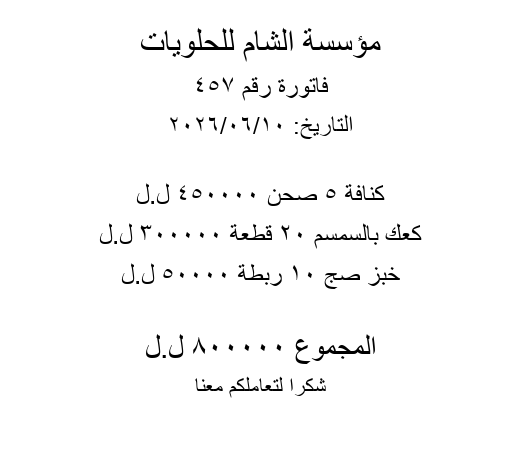
#> input picture backend/receipt_test.png, 520 x 460 px
$ python -i preprocess.py   (imports and definitions only)
#> lines starting #> are read from the running program, lines starting #| are printed output that depends on the picture; after the words box and inside, x2 and y2 are one past the last pixel; in counts of white or black regions, pixels touching at a corner belong together
#> further down, picture is the input picture: shape (460, 520); min 0, max 255, mean 249.2
"""Bill image preprocessing (Phase 5, Task 5.6) — OpenCV pipeline.

A raw phone photo of a paper bill OCRs poorly: it is skewed, noisy, and unevenly lit
(ROADMAP pitfall). `preprocess` cleans it up before OCR — grayscale, adaptive contrast
(CLAHE), denoise, and deskew — so the OCR engine (Task 5.5, Google Cloud Vision /
Gemini) reads sharper text. It is a pure function `bytes -> bytes` so it is trivially
testable on a fixture and has no I/O.

Built on OpenCV (cv2) + numpy. The deskew uses a projection-profile angle search (the
classic technique — the rotation that maximizes the variance of the row-sum profile is
the one that lines the text rows up horizontally), which is enough for the small skews a
phone photo has. CLAHE (contrast-limited adaptive histogram equalization) evens out the
uneven lighting and faint thermal-printer ink better than a single global stretch.
"""

import cv2
import numpy as np

from app.infra.logging import get_logger

# [1 line that did not run here, left out]

# Deskew search bounds. Phone photos are roughly upright; only small skews need
# correcting. A coarse pass over [-LIMIT, +LIMIT] in COARSE_STEP degrees finds the
# neighbourhood, then a fine pass refines it — cheap and robust.
_DESKEW_LIMIT_DEG = 10.0
_DESKEW_COARSE_STEP = 1.0
_DESKEW_FINE_STEP = 0.2
# Below this estimated skew we leave the image alone — rotating by a fraction of a
# degree only blurs it.
_DESKEW_MIN_APPLY_DEG = 0.4
# The skew search runs on a downscaled copy — the angle is a global property, so full
# resolution only adds cost without accuracy.
_SKEW_SEARCH_MAX_DIM = 600


def _rotate(image: np.ndarray, angle: float, *, border_value: int) -> np.ndarray:
    """Rotate `image` about its centre by `angle` degrees (CCW), keeping the same size.

    Used by the skew search, where the canvas size is irrelevant and the corners that
    rotate out of frame are filled with `border_value` (0 = paper-as-background here).
    """
    h, w = image.shape[:2]
    matrix = cv2.getRotationMatrix2D((w / 2.0, h / 2.0), angle, 1.0)
    return cv2.warpAffine(
        image,
        matrix,
        (w, h),
        flags=cv2.INTER_LINEAR,
        borderMode=cv2.BORDER_CONSTANT,
        borderValue=border_value,
    )


# [21 lines left out: function _rotate_expand, not called in this run]


def _score_angle(binary: np.ndarray, angle: float) -> float:
    """Variance of the horizontal projection profile after rotating by `angle`.

    When text rows are horizontal, each row is either mostly ink or mostly paper, so the
    row sums vary a lot (high variance). A skewed image smears ink across rows and
    flattens the profile (low variance). So the best deskew angle MAXIMIZES this score.
    """
    rotated = _rotate(binary, angle, border_value=0)
    row_sums = rotated.astype(np.float64).sum(axis=1)
    return float(np.var(row_sums))


def _estimate_skew(gray: np.ndarray) -> float:
    """Estimate the skew angle (degrees) via a coarse-then-fine projection search.

    `gray` is a single-channel uint8 array. Operates on a downscaled, Otsu-thresholded
    copy so the search is fast and driven by text shape rather than pixel noise. Returns
    the angle to rotate BY to level the text (0.0 when no meaningful skew is found).
    """
    h, w = gray.shape[:2]
#> h = 460; w = 520
    scale = _SKEW_SEARCH_MAX_DIM / float(max(h, w))
#> scale = 1.15
    if scale < 1.0:
        small = cv2.resize(
            gray, (max(1, int(w * scale)), max(1, int(h * scale))), interpolation=cv2.INTER_AREA
        )
    else:
        small = gray
    # Otsu threshold to ink/paper: text (dark) -> 255, background -> 0.
    _, binary = cv2.threshold(small, 0, 255, cv2.THRESH_BINARY_INV + cv2.THRESH_OTSU)
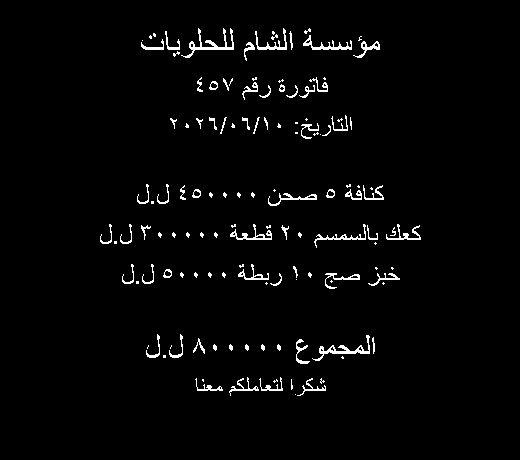
#> binary: shape (460, 520); 2.4% white in thin lines or dots, all inside (x1, y1, x2, y2) = (100, 28, 421, 396)

    best_angle, best_score = 0.0, _score_angle(binary, 0.0)
#> in _score_angle, `row_sums = rotated.astype(np.float64).sum(axis=1)`: row_sums = 460 values, max 45645 at index 47, min 0 at index 0, mean 3190.3
#> best_angle = 0; best_score = 37036960.1
    coarse = np.arange(
        -_DESKEW_LIMIT_DEG, _DESKEW_LIMIT_DEG + _DESKEW_COARSE_STEP, _DESKEW_COARSE_STEP
    )
    for angle in coarse:
        score = _score_angle(binary, float(angle))
        if score > best_score:
            best_angle, best_score = float(angle), score
#> this loop made 21 passes
#> score on passes 1 to 12: 7868331.1, 8178093.4, 8623590.5, 9639991.9, 11109055.4, 13005542.3, 15627726.7, 19234043.8, 24002870.9, 30586161.9, 37036960.1, 30555130.7
#> pass 1, in _score_angle (call 2), `rotated = _rotate(binary, angle, border_value=0)`:
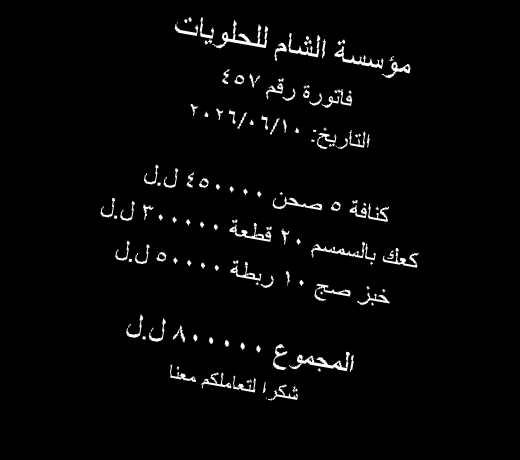
#> rotated: shape (460, 520); min 0, max 255, mean 6.1
#> pass 2, in _score_angle (call 3), `rotated = _rotate(binary, angle, border_value=0)`:
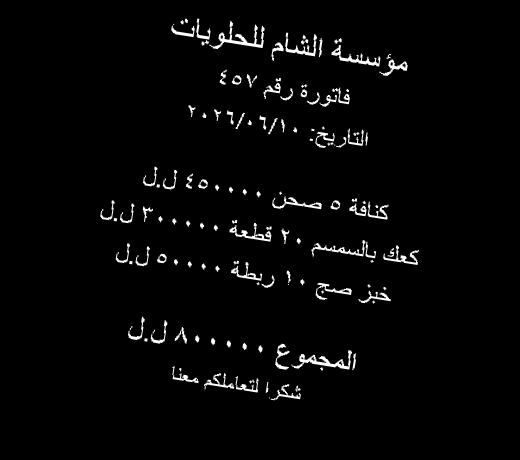
#> rotated: shape (460, 520); min 0, max 255, mean 6.1
#> pass 3, in _score_angle (call 4), `rotated = _rotate(binary, angle, border_value=0)`:
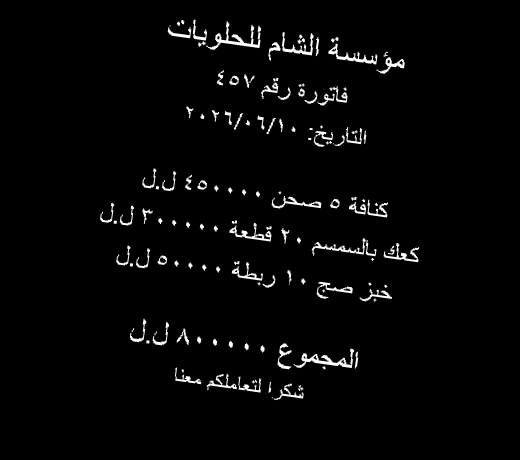
#> rotated: shape (460, 520); min 0, max 255, mean 6.1
#> after the loop, best_angle = 0; best_score = 37036960.1

    fine = np.arange(
        best_angle - _DESKEW_COARSE_STEP, best_angle + _DESKEW_COARSE_STEP, _DESKEW_FINE_STEP
    )
    for angle in fine:
        score = _score_angle(binary, float(angle))
        if score > best_score:
            best_angle, best_score = float(angle), score
#> this loop made 10 passes
#> score on passes 1 to 10: 30586161.9, 31928211.1, 33007065.6, 33718135.5, 34745343.6, 37036960.1, 34820337.9, 33744687.6, 32788723.8, 31602269.5
#> pass 1, in _score_angle (call 23), `rotated = _rotate(binary, angle, border_value=0)`:
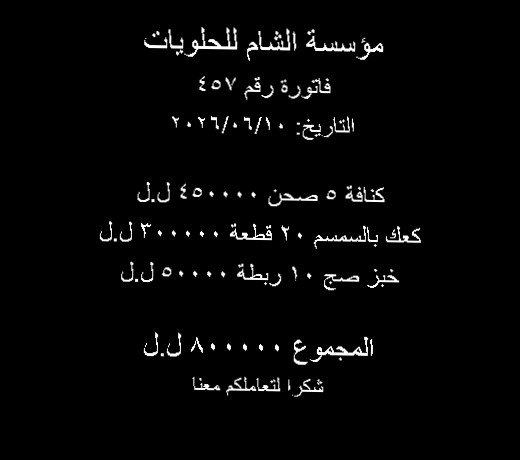
#> rotated: shape (460, 520); min 0, max 255, mean 6.1
#> pass 2, in _score_angle (call 24), `rotated = _rotate(binary, angle, border_value=0)`:
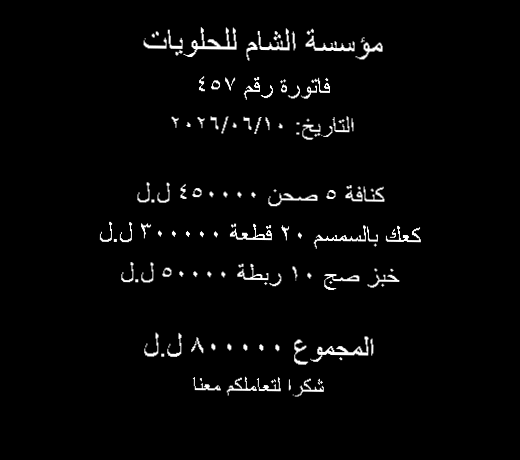
#> rotated: shape (460, 520); min 0, max 255, mean 6.1
#> pass 3, in _score_angle (call 25), `rotated = _rotate(binary, angle, border_value=0)`:
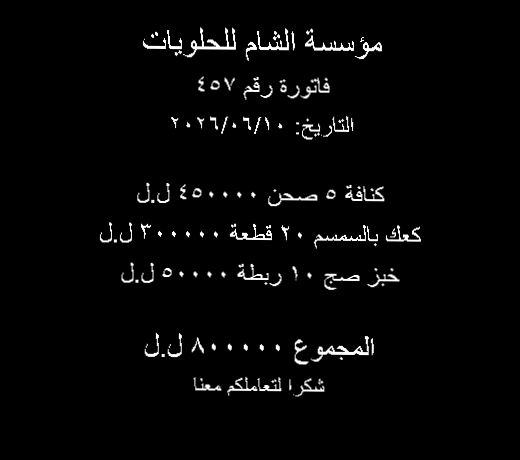
#> rotated: shape (460, 520); min 0, max 255, mean 6.1
#> after the loop, best_angle = 0; best_score = 37036960.1

    return best_angle


# [33 lines left out: function preprocess, not called in this run]

>>> import cv2
>>> picture = cv2.imread('../../../receipt_test.png', cv2.IMREAD_GRAYSCALE)
>>> result = _estimate_skew(picture)
#> result = 0
